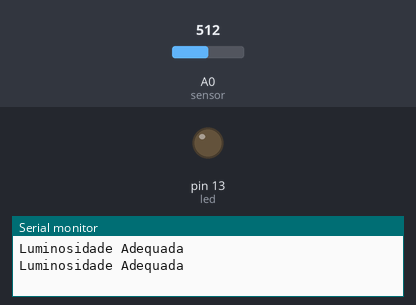
The sketch below on a simulated Arduino Uno, built with avr-gcc and run on an emulated ATmega328P. Parts: output pins drawn as LEDs (lit = HIGH), the last lines printed to the serial monitor. The inputs (shaded band) are chosen by the test bench; at power-on: A0 (sensor) = 512.

Above: at 1.8 s.
1.9 s: A0 (sensor) set to 213
3.4 s: A0 (sensor) set to 191
At 4.9 s:
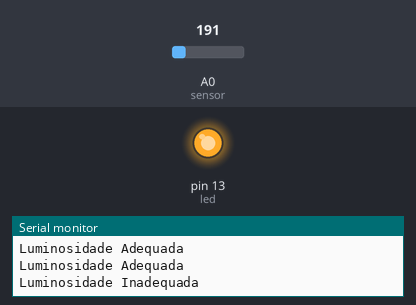
5.5 s: A0 (sensor) set to 210
At 6.5 s:
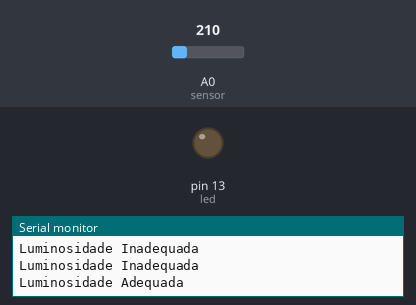
7.5 s: A0 (sensor) set to 190
At 9.3 s:
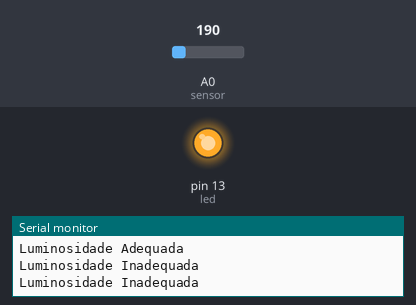
Timing chart, 0 to 10.5 s (numbered marks = the images above; inputs shaded):
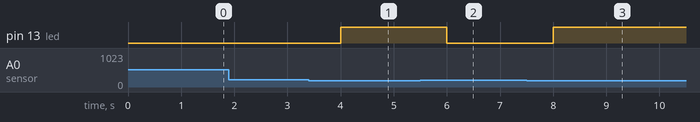

Measured:
- the behaviour switches between 201 and 200 on A0 (sensor) (found by bisection; images 0 and 1)
- after the input at 3.4 s, pin 13 (led): LOW → HIGH after 0.60 s
- after the input at 5.5 s, pin 13 (led): HIGH → LOW after 0.50 s
- after the input at 7.5 s, pin 13 (led): LOW → HIGH after 0.50 s

The sketch:

exemplo_03.ino
```cpp
/**
 * Exemplo de Decisão - Desvio de Fluxo
 * Prof. Paulo Barreto
 * Data 14/09/2019
 */

int sensor = A0;
int led = 13;

void setup() {
  Serial.begin(9600);
  pinMode(sensor, INPUT);
  pinMode(led, OUTPUT);
}

void loop() {
  //Input de medidas
  int medida = analogRead(sensor);

  //Decisão
  if(medida > 200){
    Serial.println("Luminosidade Adequada");
    digitalWrite(led, LOW);
  }else{
    Serial.println("Luminosidade Inadequada");
    digitalWrite(led, HIGH);
  }

  delay(1000);
}
```
